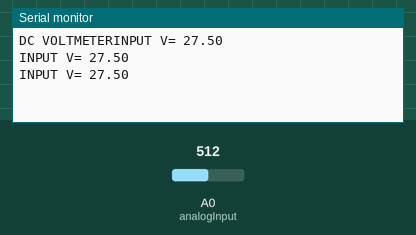
The sketch below on a simulated Arduino Uno, built with avr-gcc and run on an emulated ATmega328P. On the bench: the last lines printed to the serial monitor. The inputs (shaded band) are chosen by the test bench; at power-on: A0 (analogInput) = 512.

Above: at 1.3 s.
1.4 s: A0 (analogInput) set to 716
At 1.9 s:
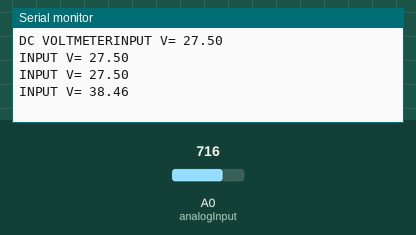
2.9 s: A0 (analogInput) set to 900
At 3.4 s:
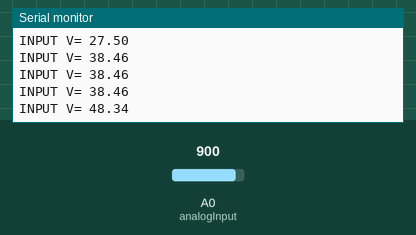
Timing chart, 0 to 5.9 s (numbered marks = the images above; inputs shaded):
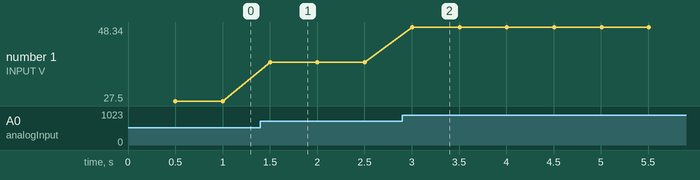

The sketch:

voltmeter.ino
```cpp
/*
DC Voltmeter
An Arduino DVM based on voltage divider concept
T.K.Hareendran
*/

int analogInput = 0;
float vout = 0.0;
float vin = 0.0;
float R1 = 100000.0; // resistance of R2 (100K) -see text!
float R2 = 10000.0; // resistance of R1(10K) - see text!
int value = 0;
void setup(){
   pinMode(analogInput, INPUT);
   Serial.begin(9600);
   Serial.print("DC VOLTMETER");
}
void loop(){
   // read the value at analog input
   value = analogRead(analogInput);
   vout = (value * 5.0) / 1024.0; // see text
   vin = vout / (R2/(R1+R2));
   if (vin<0.09) {
   vin=0.0;//statement to quash undesired reading !
}

Serial.print("INPUT V= ");
Serial.println(vin);
delay(500);
}
```

Measured:
- after the input at 1.4 s, the serial monitor: prints a new line after 0.10 s (image 1)
- after the input at 2.9 s, the serial monitor: prints a new line after 0.10 s (image 2)
- plotted number 1: 27.5 → 38.46 after the input at 1.4 s, 38.46 → 48.34 after the input at 2.9 s
